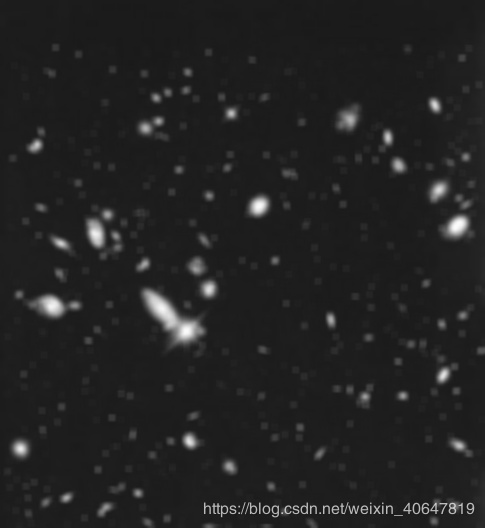
//> input picture vision_base/test.jpg, 485 x 528 px
$ ./rgb2csv   (built with g++ and OpenCV 4)
//> lines starting //> are read from the running program, lines starting //| are printed output that depends on the picture
// https://blog.csdn.net/weixin_40647819/article/details/92660320
#include <iostream>
#include <opencv2/core/core.hpp>
#include <opencv2/highgui/highgui.hpp>
#include <opencv2/imgproc/imgproc.hpp>
using namespace cv;

Mat RGB2HSV(Mat src) {
	int row = src.rows;
	int col = src.cols;
	Mat dst(row, col, CV_32FC3);
	for (int i = 0; i < row; i++) {
		for (int j = 0; j < col; j++) {
			float b = src.at<Vec3b>(i, j)[0] / 255.0;
			float g = src.at<Vec3b>(i, j)[1] / 255.0;
			float r = src.at<Vec3b>(i, j)[2] / 255.0;
			float minn = min(r, min(g, b));
			float maxx = max(r, max(g, b));
			dst.at<Vec3f>(i, j)[2] = maxx; //V
			float delta = maxx - minn;
			float h, s;
			if (maxx != 0) {
				s = delta / maxx;
			}
			else {
				s = 0;
			}
			if (r == maxx) {
				h = (g - b) / delta;
			}
			else if (g == maxx) {
				h = 2 + (b - r) / delta;
			}
			else if (b==maxx) {
				h = 4 + (r - g) / delta;
			}
			else{
				h = 0;
			}
			h *= 60;
			if (h < 0)
				h +=  360;
			dst.at<Vec3f>(i, j)[0] = h;
			dst.at<Vec3f>(i, j)[1] = s;
		}
	}

	return dst;
}

Mat HSV2RGB(Mat src) {
	int row = src.rows;
	int col = src.cols;
	Mat dst(row, col, CV_8UC3);
	float r, g, b, h, s, v;
	for (int i = 0; i < row; i++) {
		for (int j = 0; j < col; j++) {
			h = src.at<Vec3f>(i, j)[0];
			s = src.at<Vec3f>(i, j)[1];
			v = src.at<Vec3f>(i, j)[2];
			if (s == 0) {
				r = g = b = v;
			}
			else {
				h /= 60;
				int offset = floor(h);
				float f = h - offset;
				float p = v * (1 - s);
				float q = v * (1 - s * f);
				float t = v * (1 - s * (1 - f));
				switch (offset)
				{
				case 0: r = v; g = t; b = p; break;
				case 1: r = q; g = v; b = p; break;
				case 2: r = p; g = v; b = t; break;
				case 3: r = p; g = q; b = v; break;
				case 4: r = t; g = p; b = v; break;
				case 5: r = v; g = p; b = q; break;
				default:
					break;
				}
			}
			dst.at<Vec3b>(i, j)[0] = int(b * 255);
			dst.at<Vec3b>(i, j)[1] = int(g * 255);
			dst.at<Vec3b>(i, j)[2] = int(r * 255);
		}
	}
	return dst;
}


int main(){
	cv::Mat src = cv::imread("test.jpg");
//> src is the input picture: 528 rows x 485 cols, CV_8UC3; min 20, max 251, mean 34.6

	if (src.empty()){
		return -1;
	}
	cv::Mat dst, dst1, dst2;

	////////opencv自带/////////
	cv::cvtColor(src, dst1, CV_RGB2HSV); //RGB2HSV
//> dst1: 528 rows x 485 cols, CV_8UC3; mean H, S, V 0, 0, 34.6

	//////////RGB2HSV//////////
	dst = RGB2HSV(src); //RGB2HSV
//> after the loop in RGB2HSV, `for (int i = 0; i < row; i++)`: dst: 528 rows x 485 cols, CV_32FC3; 33.33% of the values are NaN or infinite; the others: min 0, max 0.984, mean 0.0679
	dst2 = HSV2RGB(dst); //HSV2BGR
//> the loop in HSV2RGB, `for (int i = 0; i < row; i++)` made 528 passes
//> (v, r, g, b) on passes 1 to 3: (0.114, 0.114, 0.114, 0.114), (0.114, 0.114, 0.114, 0.114), (0.114, 0.114, 0.114, 0.114)
//> after the loop in HSV2RGB, `for (int i = 0; i < row; i++)`: h = nan; s = 0; v = 0.161

	cv::namedWindow("src", CV_WINDOW_NORMAL);
	imshow("src", src);
	cv::namedWindow("My_RGB2HSV", CV_WINDOW_NORMAL);
	imshow("My_RGB2HSV", dst);
	cv::namedWindow("My_HSV2RGB", CV_WINDOW_NORMAL);
	imshow("My_HSV2RGB", dst2);
	cv::namedWindow("Opencv_RGB2HSV", CV_WINDOW_NORMAL);
	imshow("Opencv_RGB2HSV", dst1);
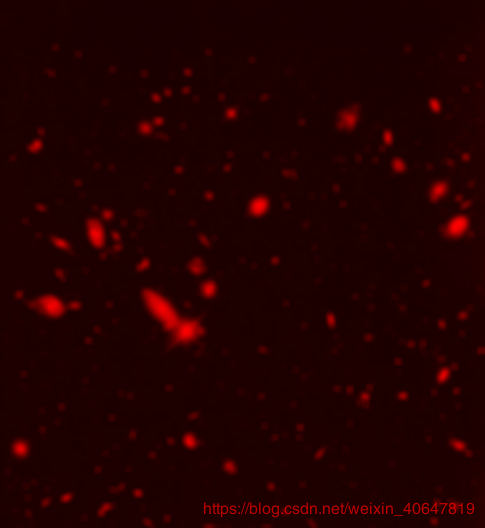
//> window 'Opencv_RGB2HSV': 528 rows x 485 cols, CV_8UC3; mean B, G, R 0, 0, 34.6
	cv::waitKey(0);
	return 0;

}
